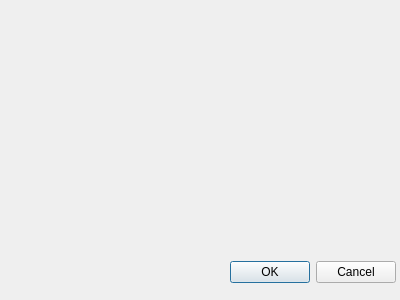
<?xml version="1.0" encoding="UTF-8"?>
<ui version="4.0">
 <class>TPTestDialog</class>
 <widget class="QDialog" name="TPTestDialog">
  <property name="geometry">
   <rect>
    <x>0</x>
    <y>0</y>
    <width>400</width>
    <height>300</height>
   </rect>
  </property>
  <property name="windowTitle">
   <string>TP Test</string>
  </property>
  <widget class="QDialogButtonBox" name="buttonBox">
   <property name="geometry">
    <rect>
     <x>230</x>
     <y>260</y>
     <width>166</width>
     <height>24</height>
    </rect>
   </property>
   <property name="standardButtons">
    <set>QDialogButtonBox::Cancel|QDialogButtonBox::Ok</set>
   </property>
  </widget>
 </widget>
 <resources/>
 <connections>
  <connection>
   <sender>buttonBox</sender>
   <signal>accepted()</signal>
   <receiver>TPTestDialog</receiver>
   <slot>accept()</slot>
   <hints>
    <hint type="sourcelabel">
     <x>312</x>
     <y>271</y>
    </hint>
    <hint type="destinationlabel">
     <x>199</x>
     <y>149</y>
    </hint>
   </hints>
  </connection>
  <connection>
   <sender>buttonBox</sender>
   <signal>rejected()</signal>
   <receiver>TPTestDialog</receiver>
   <slot>reject()</slot>
   <hints>
    <hint type="sourcelabel">
     <x>312</x>
     <y>271</y>
    </hint>
    <hint type="destinationlabel">
     <x>199</x>
     <y>149</y>
    </hint>
   </hints>
  </connection>
 </connections>
</ui>
